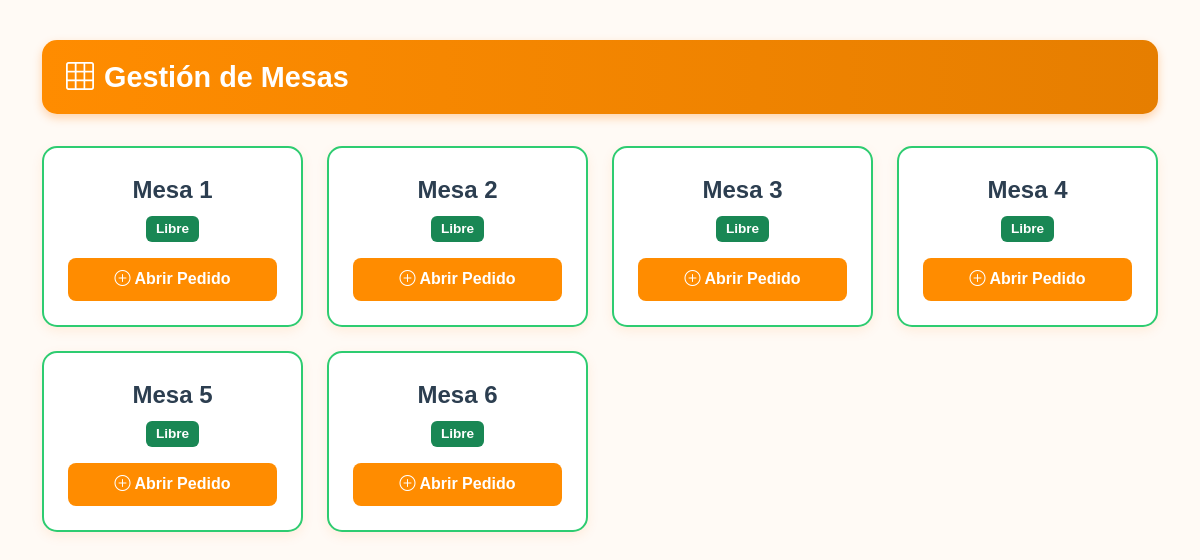
Screenshot of /vista/mesas.php (signed in) with the database file from the repository.
### tables this page shows
CREATE TABLE mesa (
    id_mesa VARCHAR(10) PRIMARY KEY,
    numero_mesa INT NOT NULL UNIQUE,
    estado_mesa ENUM('libre', 'ocupada', 'limpiando') DEFAULT 'libre',
    INDEX idx_numero (numero_mesa),
    INDEX idx_estado (estado_mesa)
);

### modelo/PedidoDAO.php (called while the page is built, shortened)
<?php
require_once __DIR__ . '/Mesa.php';
class PedidoDAO {
    public static function getTodasLasMesas() {
        try {
            $con = Conexion::conectar();
            $stmt = $con->query("SELECT * FROM mesa ORDER BY numero_mesa");
            $result = $stmt->fetchAll(PDO::FETCH_ASSOC);
            $mesas = [];
            foreach ($result as $data) {
                $mesa = new Mesa($data['numero_mesa']);
                $mesa->setEstado($data['estado_mesa']);
                $mesas[$data['numero_mesa']] = $mesa;
            }
            return $mesas;
        } catch (Exception $e) {
            error_log("Error al obtener mesas: " . $e->getMessage());
            return [];
        }
    }
}
?>

### modelo/Mesa.php (called while the page is built, shortened)
<?php
class Mesa {
    private $numero;
    private $estado;
    public function __construct($numero, $estado = 'libre', $pedido_id = null) {
        $this->numero = $numero;
        $this->estado = $estado;
    }
    public function getNumero() {
        return $this->numero;
    }
    public function getEstado() {
        return $this->estado;
    }
    public function setEstado($estado) {
        $this->estado = $estado;
    }
    public function estaLibre() {
        return $this->estado === 'libre';
    }
    public function estaOcupada() {
        return $this->estado === 'ocupada';
    }
}
?>

### vista/mesas.php (the view, shortened to what this page needs)
<?php
require_once '../modelo/Mesa.php';
require_once '../modelo/PedidoDAO.php';
$mesas = PedidoDAO::getTodasLasMesas();
?>
<!DOCTYPE html>
<html lang="es">
<head>
    <link rel="stylesheet" href="https://cdn.jsdelivr.net/npm/bootstrap@5.3.0/dist/css/bootstrap.min.css">
    <link rel="stylesheet" href="https://cdn.jsdelivr.net/npm/bootstrap-icons@1.10.0/font/bootstrap-icons.css">
</head>
<body>
    <div class="container py-4">
        <div class="header-box">
            <i class="bi bi-grid-3x3 fs-3"></i>
            <h1>Gestión de Mesas</h1>
        </div>
        <div class="row g-4">
            <?php foreach ($mesas as $mesa): ?>
                <div class="col-md-4 col-lg-3">
                    <div class="mesa-card mesa-<?= $mesa->getEstado() ?>">
                        <div class="mesa-number">Mesa <?= $mesa->getNumero() ?></div>
                        <div class="mesa-status my-2">
                            <span class="badge bg-<?=
                                $mesa->getEstado() === 'libre' ? 'success' :
                                ($mesa->getEstado() === 'ocupada' ? 'danger' : 'warning')
                            ?>">
                                <?= ucfirst($mesa->getEstado()) ?>
                            </span>
                        </div>
                        <?php if ($mesa->estaOcupada()): ?>
                            <?php $pedido = PedidoDAO::getPedidoById($mesa->getPedidoId()); ?>
                            <div class="mesa-total">
                                S/ <?= number_format($pedido->getTotal(), 2) ?>
                            </div>
                            <a href="pedido.php?mesa=<?= $mesa->getNumero() ?>" class="btn btn-pink mt-2">
                                <i class="bi bi-clipboard-check"></i> Ver Pedido
                            </a>
                        <?php elseif ($mesa->estaLibre()): ?>
                            <form method="POST" action="../controlador/mesaControlador.php">
                                <button type="submit" class="btn btn-pink mt-2">
                                    <i class="bi bi-plus-circle"></i> Abrir Pedido
                                </button>
                            </form>
                        <?php endif; ?>
                    </div>
                </div>
            <?php endforeach; ?>
                </div>
    </div>
</body>
</html>

### vista/mesas.php (style rules this page uses)
:root { --orange-primary: #ff8c00; --orange-dark: #e67e00; --orange-light: #fff4e6; --bg-body: #fffaf5; }
body { background-color: var(--bg-body); font-family: 'Poppins', sans-serif; margin: 0; padding: 1rem; }
.header-box { background: linear-gradient(90deg, var(--orange-primary), var(--orange-dark)); color: white; padding: 1rem 1.5rem; border-radius: 15px; display: flex; align-items: center; gap: 10px; margin-bottom: 2rem; box-shadow: 0 4px 10px rgba(255, 122, 0, 0.3); }
.header-box h1 { font-weight: 700; font-size: 1.8rem; margin: 0; }
.mesa-card { background: #fff; border-radius: 15px; padding: 1.5rem; text-align: center; border: 2px solid transparent; box-shadow: 0 4px 12px rgba(255, 122, 0, 0.1); transition: all 0.3s; }
.mesa-libre { border: 2px solid #2ecc71; }
.mesa-number { font-weight: 700; font-size: 1.5rem; color: #2c3e50; }
.mesa-status .badge { font-size: 0.85rem; padding: 0.45em 0.75em; }
.btn-pink { background-color: var(--orange-primary); border: none; color: white; font-weight: 600; border-radius: 8px; padding: 0.6rem; width: 100%; transition: all 0.3s; }

### rows the page displays
mesa: numero_mesa "1", estado_mesa "Libre"
mesa: numero_mesa "2", estado_mesa "Libre"
mesa: numero_mesa "3", estado_mesa "Libre"
mesa: numero_mesa "4", estado_mesa "Libre"
mesa: numero_mesa "5", estado_mesa "Libre"
mesa: numero_mesa "6", estado_mesa "Libre"
